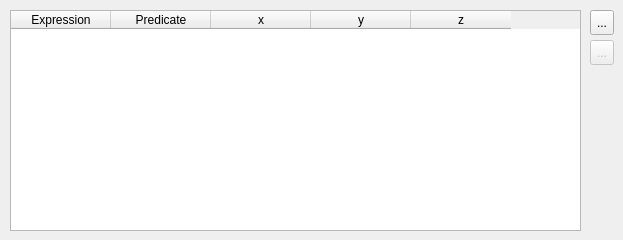
     <widget class="QWidget" name="tab_7">
      <attribute name="title">
       <string>Surface</string>
      </attribute>
      <widget class="QTableWidget" name="twSV">
       <property name="geometry">
        <rect>
         <x>10</x>
         <y>10</y>
         <width>571</width>
         <height>221</height>
        </rect>
       </property>
       <property name="font">
        <font>
         <weight>50</weight>
         <bold>false</bold>
        </font>
       </property>
       <attribute name="horizontalHeaderDefaultSectionSize">
        <number>100</number>
       </attribute>
       <column>
        <property name="text">
         <string>Expression</string>
        </property>
       </column>
       <column>
        <property name="text">
         <string>Predicate</string>
        </property>
       </column>
       <column>
        <property name="text">
         <string>x</string>
        </property>
       </column>
       <column>
        <property name="text">
         <string>y</string>
        </property>
       </column>
       <column>
        <property name="text">
         <string>z</string>
        </property>
       </column>
      </widget>
      <widget class="QToolButton" name="tbRemoveSV">
       <property name="enabled">
        <bool>false</bool>
       </property>
       <property name="geometry">
        <rect>
         <x>590</x>
         <y>40</y>
         <width>24</width>
         <height>25</height>
        </rect>
       </property>
       <property name="toolTip">
        <string/>
       </property>
       <property name="statusTip">
        <string>Remove the current row</string>
       </property>
       <property name="text">
        <string>...</string>
       </property>
       <property name="icon">
        <iconset resource="QFEM.qrc">
         <normaloff>:/images/Del.png</normaloff>:/images/Del.png</iconset>
       </property>
      </widget>
      <widget class="QToolButton" name="tbAddSV">
       <property name="geometry">
        <rect>
         <x>590</x>
         <y>10</y>
         <width>24</width>
         <height>25</height>
        </rect>
       </property>
       <property name="toolTip">
        <string/>
       </property>
       <property name="statusTip">
        <string>Add new row</string>
       </property>
       <property name="text">
        <string>...</string>
       </property>
       <property name="icon">
        <iconset resource="QFEM.qrc">
         <normaloff>:/images/Add.png</normaloff>:/images/Add.png</iconset>
       </property>
      </widget>
     </widget>
